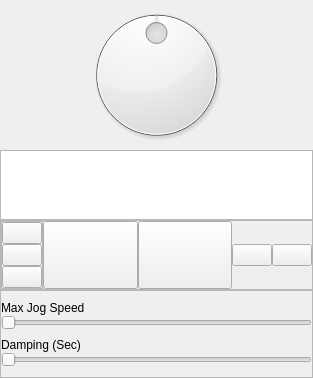
<?xml version="1.0" encoding="UTF-8"?>
<ui version="4.0">
 <class>JogControlPanel</class>
 <widget class="QWidget" name="JogControlPanel">
  <property name="geometry">
   <rect>
    <x>0</x>
    <y>0</y>
    <width>313</width>
    <height>377</height>
   </rect>
  </property>
  <property name="minimumSize">
   <size>
    <width>200</width>
    <height>0</height>
   </size>
  </property>
  <property name="maximumSize">
   <size>
    <width>313</width>
    <height>16777215</height>
   </size>
  </property>
  <property name="windowTitle">
   <string>Form</string>
  </property>
  <property name="styleSheet">
   <string notr="true"/>
  </property>
  <layout class="QGridLayout" name="gridLayout">
   <property name="margin">
    <number>0</number>
   </property>
   <property name="spacing">
    <number>0</number>
   </property>
   <item row="0" column="0">
    <layout class="QGridLayout" name="jogGrid">
     <property name="sizeConstraint">
      <enum>QLayout::SetDefaultConstraint</enum>
     </property>
     <property name="leftMargin">
      <number>0</number>
     </property>
     <property name="rightMargin">
      <number>0</number>
     </property>
     <property name="bottomMargin">
      <number>0</number>
     </property>
     <property name="spacing">
      <number>0</number>
     </property>
     <item row="3" column="0">
      <widget class="QListView" name="devButtonList">
       <property name="enabled">
        <bool>true</bool>
       </property>
       <property name="sizePolicy">
        <sizepolicy hsizetype="Preferred" vsizetype="Preferred">
         <horstretch>0</horstretch>
         <verstretch>0</verstretch>
        </sizepolicy>
       </property>
       <property name="minimumSize">
        <size>
         <width>0</width>
         <height>0</height>
        </size>
       </property>
       <property name="maximumSize">
        <size>
         <width>16777215</width>
         <height>70</height>
        </size>
       </property>
       <property name="baseSize">
        <size>
         <width>50</width>
         <height>70</height>
        </size>
       </property>
       <property name="toolTip">
        <string>Select an Axis to Jog</string>
       </property>
       <property name="frameShape">
        <enum>QFrame::StyledPanel</enum>
       </property>
       <property name="frameShadow">
        <enum>QFrame::Plain</enum>
       </property>
       <property name="lineWidth">
        <number>1</number>
       </property>
       <property name="midLineWidth">
        <number>1</number>
       </property>
       <property name="autoScroll">
        <bool>true</bool>
       </property>
       <property name="autoScrollMargin">
        <number>8</number>
       </property>
       <property name="showDropIndicator" stdset="0">
        <bool>false</bool>
       </property>
       <property name="dragEnabled">
        <bool>false</bool>
       </property>
       <property name="dragDropMode">
        <enum>QAbstractItemView::InternalMove</enum>
       </property>
       <property name="defaultDropAction">
        <enum>Qt::MoveAction</enum>
       </property>
       <property name="alternatingRowColors">
        <bool>false</bool>
       </property>
       <property name="selectionRectVisible">
        <bool>false</bool>
       </property>
      </widget>
     </item>
     <item row="2" column="0">
      <widget class="SkinnedDial" name="jogDial">
       <property name="sizePolicy">
        <sizepolicy hsizetype="Expanding" vsizetype="Expanding">
         <horstretch>0</horstretch>
         <verstretch>0</verstretch>
        </sizepolicy>
       </property>
       <property name="minimumSize">
        <size>
         <width>150</width>
         <height>150</height>
        </size>
       </property>
       <property name="maximumSize">
        <size>
         <width>16777215</width>
         <height>16777215</height>
        </size>
       </property>
       <property name="sizeIncrement">
        <size>
         <width>1</width>
         <height>1</height>
        </size>
       </property>
       <property name="baseSize">
        <size>
         <width>150</width>
         <height>150</height>
        </size>
       </property>
       <property name="cursor">
        <cursorShape>OpenHandCursor</cursorShape>
       </property>
       <property name="toolTip">
        <string>Move Dial to Jog Axis Into Position</string>
       </property>
       <property name="minimum">
        <number>-210</number>
       </property>
       <property name="maximum">
        <number>210</number>
       </property>
       <property name="value">
        <number>0</number>
       </property>
       <property name="orientation">
        <enum>Qt::Horizontal</enum>
       </property>
       <property name="wrapping">
        <bool>false</bool>
       </property>
       <property name="notchTarget">
        <double>20.000000000000000</double>
       </property>
       <property name="notchesVisible">
        <bool>false</bool>
       </property>
      </widget>
     </item>
     <item row="4" column="0">
      <widget class="QFrame" name="jogButFrame">
       <property name="sizePolicy">
        <sizepolicy hsizetype="Expanding" vsizetype="Preferred">
         <horstretch>0</horstretch>
         <verstretch>0</verstretch>
        </sizepolicy>
       </property>
       <property name="maximumSize">
        <size>
         <width>16777215</width>
         <height>16777215</height>
        </size>
       </property>
       <property name="frameShape">
        <enum>QFrame::StyledPanel</enum>
       </property>
       <property name="frameShadow">
        <enum>QFrame::Raised</enum>
       </property>
       <layout class="QHBoxLayout" name="horizontalLayout">
        <property name="spacing">
         <number>0</number>
        </property>
        <property name="margin">
         <number>0</number>
        </property>
        <item>
         <widget class="QFrame" name="ledFrame">
          <property name="frameShape">
           <enum>QFrame::StyledPanel</enum>
          </property>
          <property name="frameShadow">
           <enum>QFrame::Raised</enum>
          </property>
          <layout class="QVBoxLayout" name="verticalLayout_2">
           <property name="spacing">
            <number>0</number>
           </property>
           <property name="margin">
            <number>0</number>
           </property>
           <item>
            <widget class="StatefulButton" name="ledMovingButton">
             <property name="toolTip">
              <string>Motor is Currently Running When Lit</string>
             </property>
             <property name="text">
              <string/>
             </property>
            </widget>
           </item>
           <item>
            <widget class="StatefulButton" name="ledHomeButton">
             <property name="toolTip">
              <string>Home Has Been Set for Axis When Lit</string>
             </property>
             <property name="text">
              <string/>
             </property>
            </widget>
           </item>
           <item>
            <widget class="StatefulButton" name="ledEndButton">
             <property name="toolTip">
              <string>End Has Been Set For Axis When Lit</string>
             </property>
             <property name="text">
              <string/>
             </property>
            </widget>
           </item>
          </layout>
         </widget>
        </item>
        <item>
         <widget class="QPushButton" name="jogHomeButton">
          <property name="sizePolicy">
           <sizepolicy hsizetype="Expanding" vsizetype="Expanding">
            <horstretch>0</horstretch>
            <verstretch>0</verstretch>
           </sizepolicy>
          </property>
          <property name="minimumSize">
           <size>
            <width>0</width>
            <height>0</height>
           </size>
          </property>
          <property name="maximumSize">
           <size>
            <width>16777215</width>
            <height>16777215</height>
           </size>
          </property>
          <property name="baseSize">
           <size>
            <width>0</width>
            <height>0</height>
           </size>
          </property>
          <property name="toolTip">
           <string>Set Current Position as Axis Home</string>
          </property>
          <property name="text">
           <string/>
          </property>
         </widget>
        </item>
        <item>
         <widget class="QPushButton" name="jogEndButton">
          <property name="enabled">
           <bool>true</bool>
          </property>
          <property name="sizePolicy">
           <sizepolicy hsizetype="Expanding" vsizetype="Expanding">
            <horstretch>0</horstretch>
            <verstretch>0</verstretch>
           </sizepolicy>
          </property>
          <property name="minimumSize">
           <size>
            <width>0</width>
            <height>0</height>
           </size>
          </property>
          <property name="maximumSize">
           <size>
            <width>16777215</width>
            <height>16777215</height>
           </size>
          </property>
          <property name="baseSize">
           <size>
            <width>0</width>
            <height>0</height>
           </size>
          </property>
          <property name="toolTip">
           <string>Set Current Position as Axis End</string>
          </property>
          <property name="text">
           <string/>
          </property>
         </widget>
        </item>
        <item>
         <widget class="StatefulButton" name="modeButton">
          <property name="toolTip">
           <string>Enable Elastic Dial (Snap To Zero When Mouse Released)</string>
          </property>
          <property name="text">
           <string/>
          </property>
         </widget>
        </item>
        <item>
         <widget class="QPushButton" name="stopButton">
          <property name="toolTip">
           <string>Force An Emergency Stop</string>
          </property>
          <property name="text">
           <string/>
          </property>
         </widget>
        </item>
       </layout>
      </widget>
     </item>
     <item row="5" column="0">
      <widget class="QFrame" name="jogSliderFrame">
       <property name="sizePolicy">
        <sizepolicy hsizetype="Preferred" vsizetype="Preferred">
         <horstretch>0</horstretch>
         <verstretch>0</verstretch>
        </sizepolicy>
       </property>
       <property name="frameShape">
        <enum>QFrame::StyledPanel</enum>
       </property>
       <property name="frameShadow">
        <enum>QFrame::Raised</enum>
       </property>
       <layout class="QVBoxLayout" name="verticalLayout">
        <property name="spacing">
         <number>0</number>
        </property>
        <property name="margin">
         <number>0</number>
        </property>
        <item>
         <spacer name="verticalSpacer_2">
          <property name="orientation">
           <enum>Qt::Vertical</enum>
          </property>
          <property name="sizeType">
           <enum>QSizePolicy::Fixed</enum>
          </property>
          <property name="sizeHint" stdset="0">
           <size>
            <width>20</width>
            <height>10</height>
           </size>
          </property>
         </spacer>
        </item>
        <item>
         <widget class="QLabel" name="jogSpeedLabel">
          <property name="sizePolicy">
           <sizepolicy hsizetype="Preferred" vsizetype="Fixed">
            <horstretch>0</horstretch>
            <verstretch>0</verstretch>
           </sizepolicy>
          </property>
          <property name="text">
           <string>Max Jog Speed</string>
          </property>
         </widget>
        </item>
        <item>
         <widget class="QSlider" name="jogSpeedSlider">
          <property name="sizePolicy">
           <sizepolicy hsizetype="Expanding" vsizetype="Expanding">
            <horstretch>0</horstretch>
            <verstretch>0</verstretch>
           </sizepolicy>
          </property>
          <property name="minimumSize">
           <size>
            <width>0</width>
            <height>0</height>
           </size>
          </property>
          <property name="maximumSize">
           <size>
            <width>16777215</width>
            <height>34</height>
           </size>
          </property>
          <property name="toolTip">
           <string>Set Maximum Jog Speed</string>
          </property>
          <property name="orientation">
           <enum>Qt::Horizontal</enum>
          </property>
         </widget>
        </item>
        <item>
         <spacer name="verticalSpacer_4">
          <property name="orientation">
           <enum>Qt::Vertical</enum>
          </property>
          <property name="sizeType">
           <enum>QSizePolicy::Fixed</enum>
          </property>
          <property name="sizeHint" stdset="0">
           <size>
            <width>20</width>
            <height>8</height>
           </size>
          </property>
         </spacer>
        </item>
        <item>
         <widget class="QLabel" name="jogDampLabel">
          <property name="sizePolicy">
           <sizepolicy hsizetype="Preferred" vsizetype="Fixed">
            <horstretch>0</horstretch>
            <verstretch>0</verstretch>
           </sizepolicy>
          </property>
          <property name="text">
           <string>Damping (Sec)</string>
          </property>
         </widget>
        </item>
        <item>
         <widget class="QSlider" name="jogDampSlider">
          <property name="sizePolicy">
           <sizepolicy hsizetype="Expanding" vsizetype="Expanding">
            <horstretch>0</horstretch>
            <verstretch>0</verstretch>
           </sizepolicy>
          </property>
          <property name="minimumSize">
           <size>
            <width>0</width>
            <height>0</height>
           </size>
          </property>
          <property name="maximumSize">
           <size>
            <width>16777215</width>
            <height>34</height>
           </size>
          </property>
          <property name="toolTip">
           <string>Set Jog Damping</string>
          </property>
          <property name="orientation">
           <enum>Qt::Horizontal</enum>
          </property>
          <property name="invertedAppearance">
           <bool>false</bool>
          </property>
          <property name="invertedControls">
           <bool>false</bool>
          </property>
         </widget>
        </item>
        <item>
         <spacer name="verticalSpacer">
          <property name="orientation">
           <enum>Qt::Vertical</enum>
          </property>
          <property name="sizeType">
           <enum>QSizePolicy::Fixed</enum>
          </property>
          <property name="sizeHint" stdset="0">
           <size>
            <width>20</width>
            <height>10</height>
           </size>
          </property>
         </spacer>
        </item>
       </layout>
       <zorder>jogDampSlider</zorder>
       <zorder>jogSpeedLabel</zorder>
       <zorder>jogSpeedSlider</zorder>
       <zorder>jogDampLabel</zorder>
      </widget>
     </item>
     <item row="5" column="2">
      <spacer name="verticalSpacer_6">
       <property name="orientation">
        <enum>Qt::Vertical</enum>
       </property>
       <property name="sizeType">
        <enum>QSizePolicy::Preferred</enum>
       </property>
       <property name="sizeHint" stdset="0">
        <size>
         <width>0</width>
         <height>150</height>
        </size>
       </property>
      </spacer>
     </item>
     <item row="2" column="2" rowspan="2">
      <spacer name="verticalSpacer_7">
       <property name="orientation">
        <enum>Qt::Vertical</enum>
       </property>
       <property name="sizeType">
        <enum>QSizePolicy::MinimumExpanding</enum>
       </property>
       <property name="sizeHint" stdset="0">
        <size>
         <width>0</width>
         <height>195</height>
        </size>
       </property>
      </spacer>
     </item>
    </layout>
   </item>
  </layout>
 </widget>
 <customwidgets>
  <customwidget>
   <class>StatefulButton</class>
   <extends>QPushButton</extends>
   <header>core/Widgets/statefulbutton.h</header>
  </customwidget>
  <customwidget>
   <class>SkinnedDial</class>
   <extends>QDial</extends>
   <header>core/Widgets/skinneddial.h</header>
  </customwidget>
 </customwidgets>
 <resources/>
 <connections/>
</ui>
